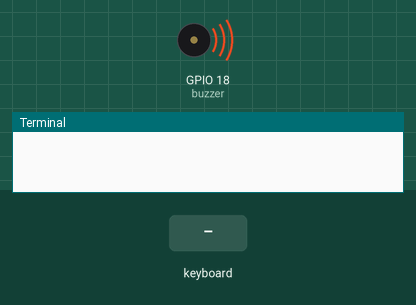
This program was run on a simulated Raspberry Pi (BCM pin numbers). Shown: buzzer (waves = sounding), the last lines printed to the terminal. The test bench sets the inputs (shaded band). At 1.3 s the program stops and its outputs stay as they are.

Above: at 1.2 s.
1.3 s: key "q" typed on the keyboard
At 2.5 s:
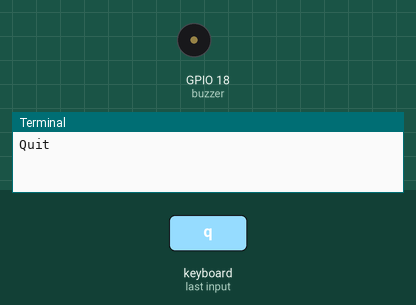
Timing chart, 0 to 2.8 s (numbered marks = the images above; inputs shaded):
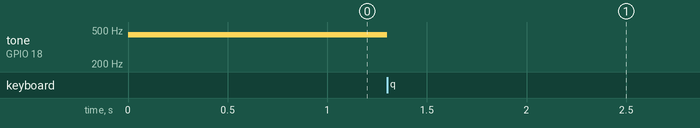

Measured:
- after the input at 1.3 s, tone on GPIO 18 (buzzer): 440 Hz → silent at once

The program:

buzzer3.py
```python
import RPi.GPIO as GPIO
import time
import keyboard

buzzer = 18
GPIO.setmode(GPIO.BCM)
GPIO.setup(buzzer, GPIO.OUT)

pwm = GPIO.PWM(buzzer, 440) # 초기 440 헤르츠
pwm.start(90.0) # 듀티비 90% (음 구분 명확)

# 음계 도, 레, 미, 파, 솔, 라, 시, 높은도를 나타냄.
a = [262]
s = [294]
d = [330]
f = [349]
z = [392]
x = [440]
c = [494]
v = [523]

while True:
	if keyboard.read_key() == "q":
		print("Quit")
		pwm.stop()
		break
	elif keyboard.read_key() == "a":
		pwm.ChangeFrequency(a)
		time.sleep(0.1) # 특정부분 0.1초 출력

GPIO.cleanup()
```
